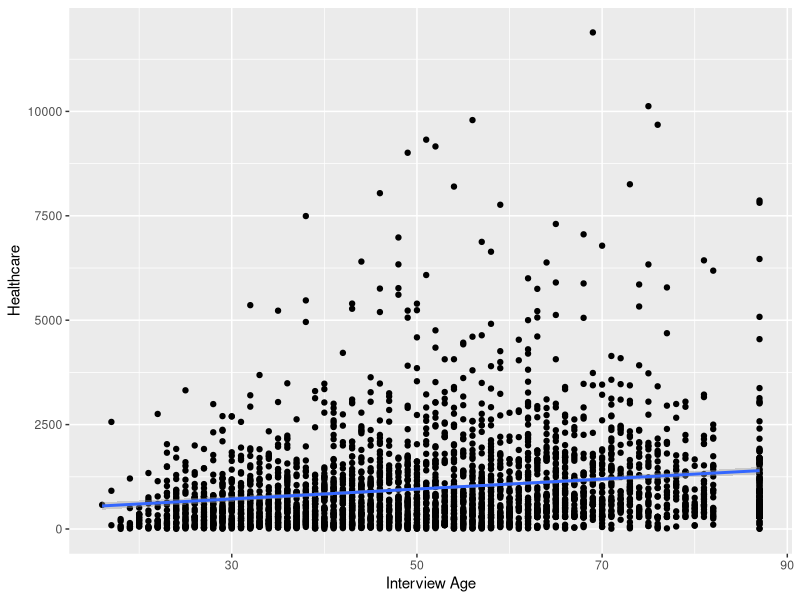
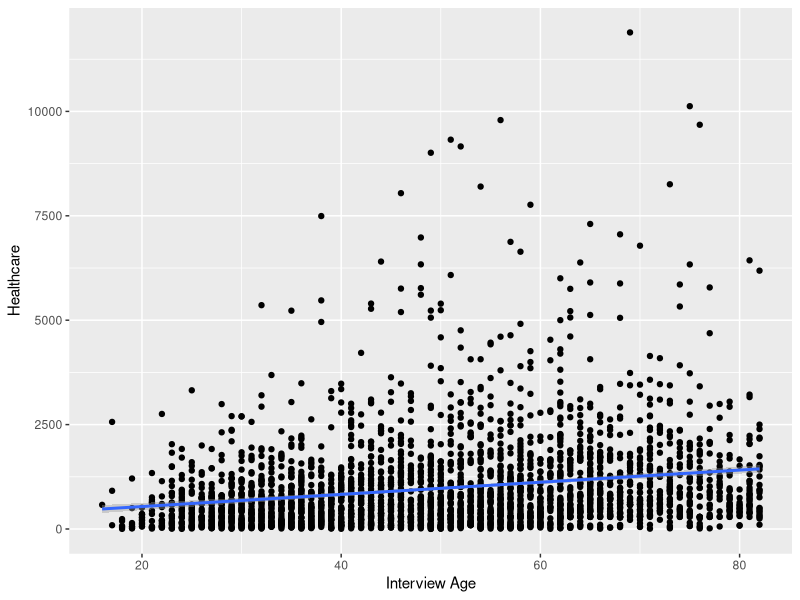
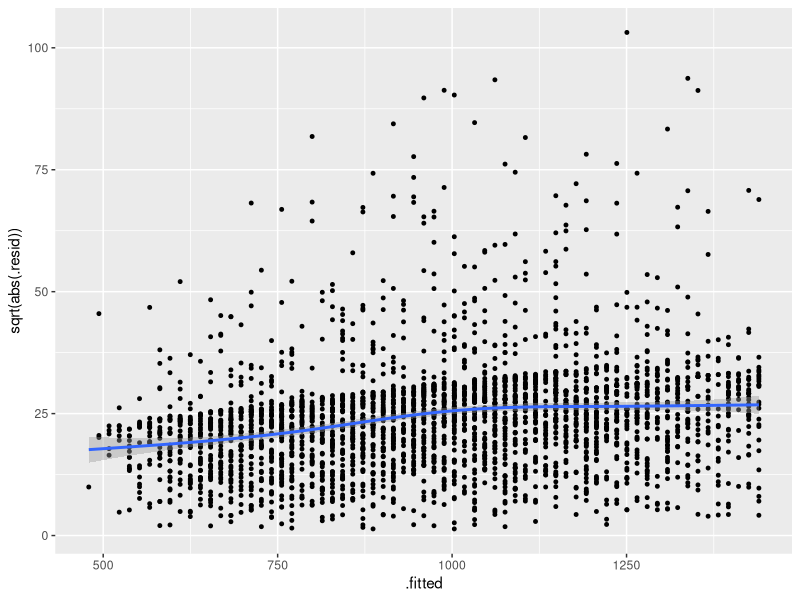
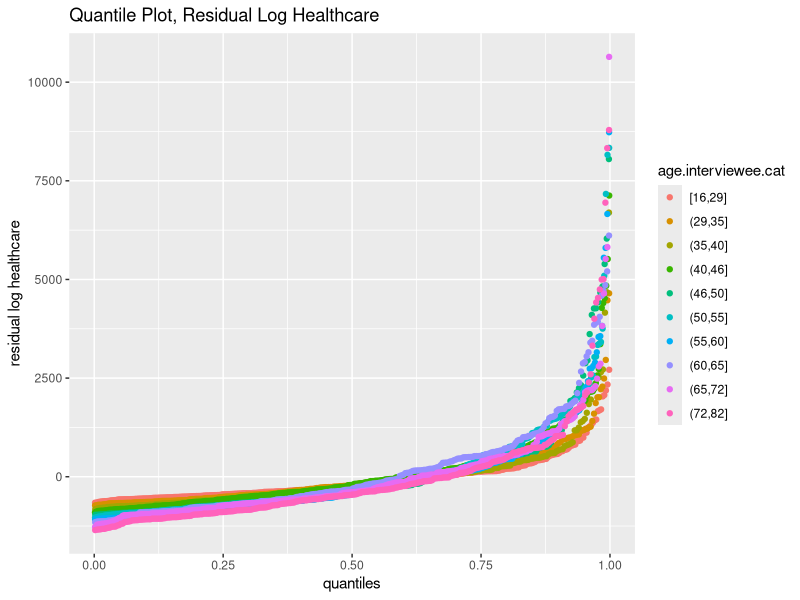
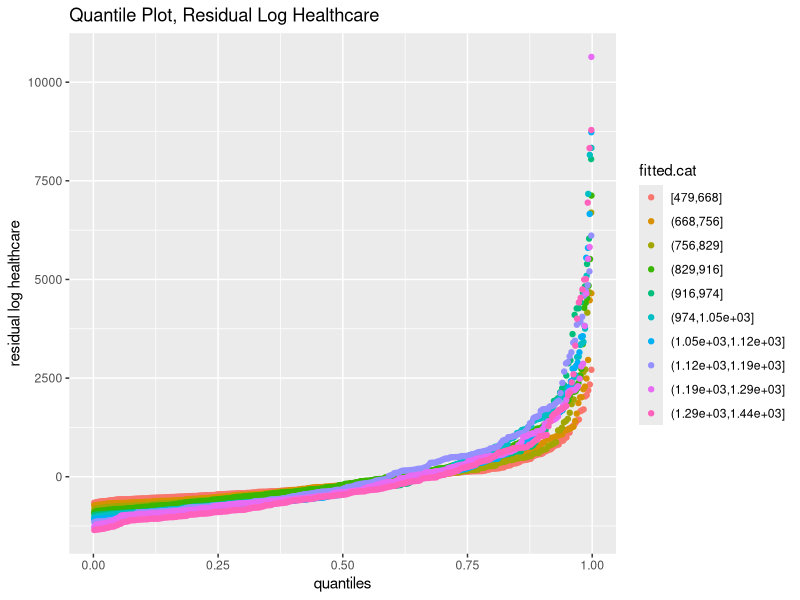
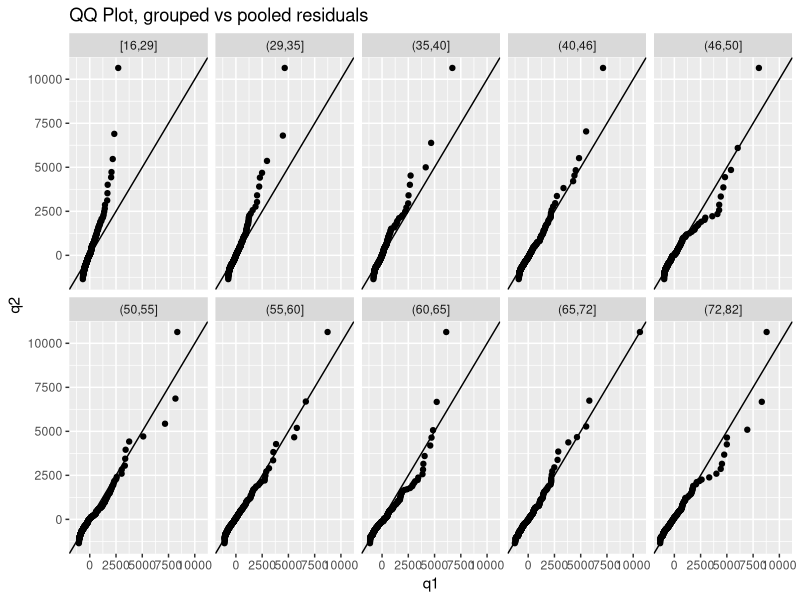
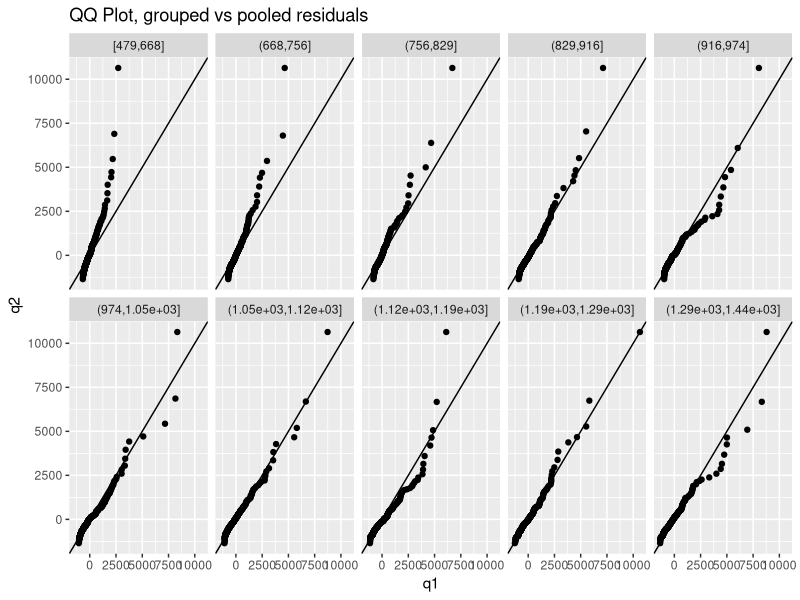
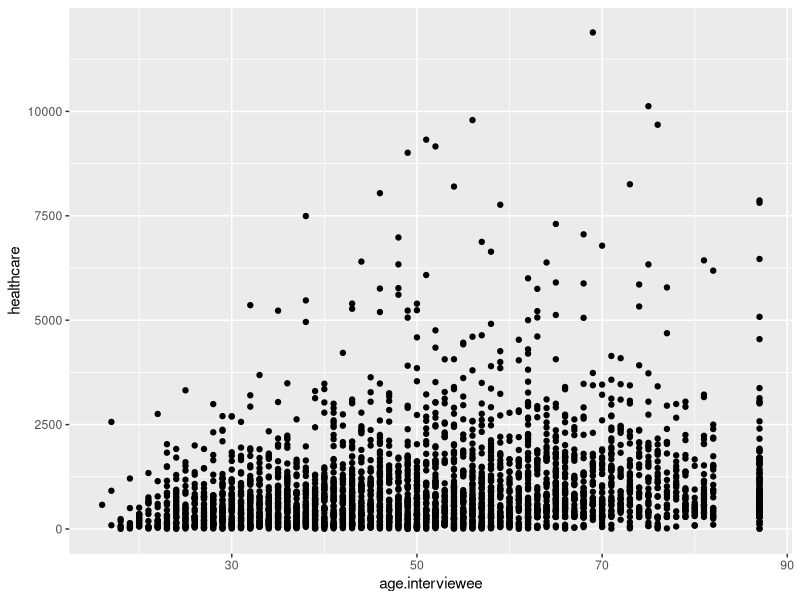

These figures' R source, in order:
## ---- chunk 1
#Preliminaries
#Install packages as needed to run analysis
list.of.packages <- c("ggplot2", "plyr", "reshape2", "splines", "boot", "MASS", "broom")
new.packages <- list.of.packages[!(list.of.packages %in% installed.packages()[,"Package"])]
if(length(new.packages)) install.packages(new.packages)

#libraries
library(ggplot2)
library(plyr)
library(reshape2)
library(splines)
library(boot)
library(MASS)
library(broom)

#Random number generator with set to give the same output every time.
set.seed(1)
## ---- chunk 2
#Functions
glm.cv.loop = function(data, formula.text, DF.vector, K=10) {
  # make sure boot library is loaded
  require(boot) 
  cv.scores = rep(0, times = length(DF.vector))
  for (DF in DF.vector) {
  # get the fitted model for current value of DF
  spline.model = glm(as.formula(formula.text), data=data)
  # run K-fold cross validation 
  cv <- cv.glm(data=data, glmfit=spline.model, K=K)
  # extract the cross-validation score
  cv.scores[DF] = cv$delta[1]
}
# make the plot
data.out <- data.frame(df = DF.vector, cv.scores = cv.scores)
cv.plot <- ggplot(data = data.out, mapping=aes(x=df, y=cv.scores)) + geom_point() + labs(x='df', title='Cross Validation Scores')
# return a list containing the scores and the plot
return( list(scores = cv.scores, plot = cv.plot))
}  
## ---- chunk 3
Find.QQ <- function(.data, column.name, y) {
  # how many quantiles are we plotting?
  n.pts <- min( length(.data[, column.name]), length(y))
  # which quantiles are we plotting?
  probs = seq(from = 0, to = 1, length.out = n.pts)
  # compute these quantiles for each group
  q1 <- quantile(.data[, column.name], probs= probs)
  q2 <- quantile(y, probs=probs )
  # return them as a data frame
  return( data.frame(q1 = q1, q2 = q2))
}
## ---- chunk 4
Pool.Residuals <- function (data.augment, x, qvec = c(.05, .15, .5, .85, .95)) {
  require(plyr)
  require(reshape2)
  # find the quantiles of the residuals
  resid.quantile <- quantile(x = data.augment$.resid, probs = qvec)
  # add the quantiles of the residuals to the predicted trend
  data.augment = mutate(data.augment, 
  q1 = .fitted + resid.quantile[1],
  q2 = .fitted + resid.quantile[2],                                      
  q3 = .fitted + resid.quantile[3],                                      
  q4 = .fitted + resid.quantile[4],              
  q5 = .fitted + resid.quantile[5])
  # combine all of the quantiles into one column for easier plotting:
  data.melt <- melt(data.augment, id.vars= x, measure.vars = c('q1', 'q2', 'q3', 'q4', 'q5'))
  return( data.melt )
}
## ---- chunk 5

# The first step will be to load the data file. 
# The focus of the analysis will be to look at healthcare costs when compared to age of the interviewee 

# Load the data file
demographic_dataset <- read.csv(file = '../dataset/midterm-dataset.csv', header = TRUE)
## ---- chunk 6
agetohealthcost <- lm(formula = healthcare ~ age.interviewee, data = demographic_dataset)
#from here plot the data to have a starting point
agetohealthcost.plot <- ggplot(data=demographic_dataset, mapping=aes(x=age.interviewee, y=healthcare)) + geom_point()
agetohealthcost.plot + geom_smooth(method ='lm') + 
labs(x = 'Interview Age', y='Healthcare')
ggsave(agetohealthcost.plot, filename = "../results/agetohealthcost.png")
## ---- chunk 7

#Here apply the qualifications
demographic_subset.1 <- demographic_dataset[which(demographic_dataset$healthcare > 1),]
demographic_subset <- demographic_subset.1[-which(demographic_subset.1$age.interviewee > 86),]
#Create a new plot based on the new data that will show the difference from before
agetohealthcost.subset.plot <- ggplot(data=demographic_subset, mapping=aes(x=age.interviewee, y=healthcare)) + geom_point()
agetohealthcost.subset.plot + geom_smooth(method='lm')+ 
labs(x = 'Interview Age', y='Healthcare')
ggsave(agetohealthcost.plot, filename = "../results/agetohealthcost.png")
## ---- chunk 8
#Cross Validation
#This step uses a log to fit a natural spline to your data for cross validation. 
#Mutate to add the log to the dataframe
crossvalidation.subset <- mutate(demographic_subset, log.healthcare = log(healthcare))
#Use the function given to us above
out <- glm.cv.loop(crossvalidation.subset, formula.text = "log.healthcare ~ ns(age.interviewee, df = DF)", DF.vector = 1:30)

crossvalidationmodel <- lm(formula = healthcare ~ age.interviewee, data = crossvalidation.subset)
#create a new subset for the s-l plot
ggplotcv.subset = augment(crossvalidationmodel, data=crossvalidation.subset)
#generate the s-l plot
agetohealthcost_subset.plot <- ggplot(data = ggplotcv.subset, mapping=aes(x = .fitted, y = sqrt(abs(.resid)))) + geom_point(size = 1) + geom_smooth()
agetohealthcost_subset.plot
ggsave(agetohealthcost.plot, filename = "../results/agetohealthcost_subset.png")

## ---- chunk 9
#generate a subset from the previous data use cut to group data
residuals.subset = mutate(ggplotcv.subset, pred = predict(crossvalidationmodel), resid = resid(crossvalidationmodel), age.interviewee.cat = cut_number(age.interviewee, n = 10))
residualsqq.subset <- mutate(residuals.subset, pred = predict(crossvalidationmodel), resid = resid(crossvalidationmodel), fitted.cat = cut_number(.fitted, n = 10))

#plot each of groups to compare
residuals_age.plot <- ggplot(data = residualsqq.subset, mapping=aes(sample = resid, color = age.interviewee.cat)) + stat_qq(distribution=qunif) + labs(x = 'quantiles', y = 'residual log healthcare', title = 'Quantile Plot, Residual Log Healthcare')
residuals_age.plot 
ggsave(residuals_age.plot, filename = "../results/residuals_age.png")


residuals_fitted.plot <- ggplot(data = residualsqq.subset, mapping = aes(sample = resid, color = fitted.cat)) + stat_qq(distribution=qunif) + labs(x = 'quantiles', y = 'residual log healthcare', title = 'Quantile Plot, Residual Log Healthcare')
residuals_fitted.plot
ggsave(residuals_fitted.plot, filename = "../results/residuals_age.png")
## ---- chunk 10

#Create qq plots to compare more clearly
QQ.df <- ddply(residualsqq.subset, 'age.interviewee.cat', Find.QQ, column.name ="resid", y = residualsqq.subset$resid)
QQ2.df <- ddply(residualsqq.subset, 'fitted.cat', Find.QQ, column.name = "resid", y = residualsqq.subset$resid)

qq_age.plot <- ggplot(data = QQ.df, mapping=aes(x = q1, y = q2)) + geom_point() + geom_abline() + facet_wrap('age.interviewee.cat', nrow = 2) + labs(title='QQ Plot, grouped vs pooled residuals')
qq_age.plot 
ggsave(qq_age.plot, filename = "../results/qq_age.png")

qq_fitted.plot <- ggplot(data = QQ2.df, mapping=aes(x = q1, y = q2)) + geom_point() + geom_abline() + facet_wrap('fitted.cat', nrow = 2) + labs(title='QQ Plot, grouped vs pooled residuals')
qq_fitted.plot
ggsave(qq_fitted.plot, filename = "../results/qq_fitted.png")

